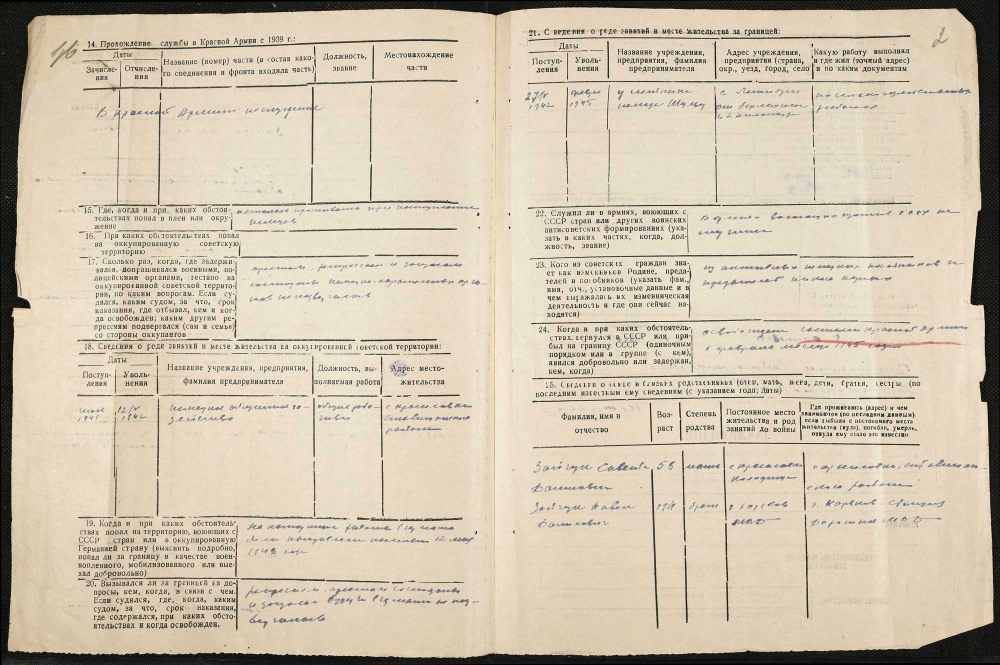
#> input picture case/inputs/A-0098-dako-filtr-varvara-p25.jpg, 2000 x 1329 px (shown at 1/2 size)
$ python sheet.py ../../case/inputs/A-0098-dako-filtr-varvara-p25.jpg ../../case/inputs/A-0098-dako-filtr-varvara-p25.jpg 5
#> lines starting #> are read from the running program, lines starting #| are printed output that depends on the picture
import sys,glob
from PIL import Image
fs=sorted(glob.glob(sys.argv[1]));out=sys.argv[2];cols=int(sys.argv[3]) if len(sys.argv)>3 else 4
ims=[Image.open(f) for f in fs];w,h=ims[0].size
#> after `ims = [Image.open(f) for f in fs]`: ims = 1 item
#> after `w, h = ims[0].size`: w = 2000; h = 1329
rows=(len(ims)+cols-1)//cols
#> rows = 1
s=Image.new('RGB',(w*cols,h*rows),'white')
#> s: PIL image 10000x1329 RGB; every value is 255
for i,im in enumerate(ims): s.paste(im.resize((w,h)),((i%cols)*w,(i//cols)*h))
#> this loop made 1 pass
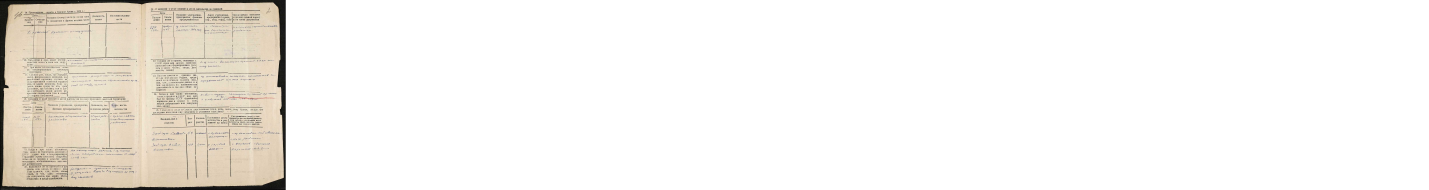
#> s: PIL image 10000x1329 RGB (shown at 1/7 size); mean R, G, B 245.5, 242.9, 238.8
s.save(out,quality=80)
